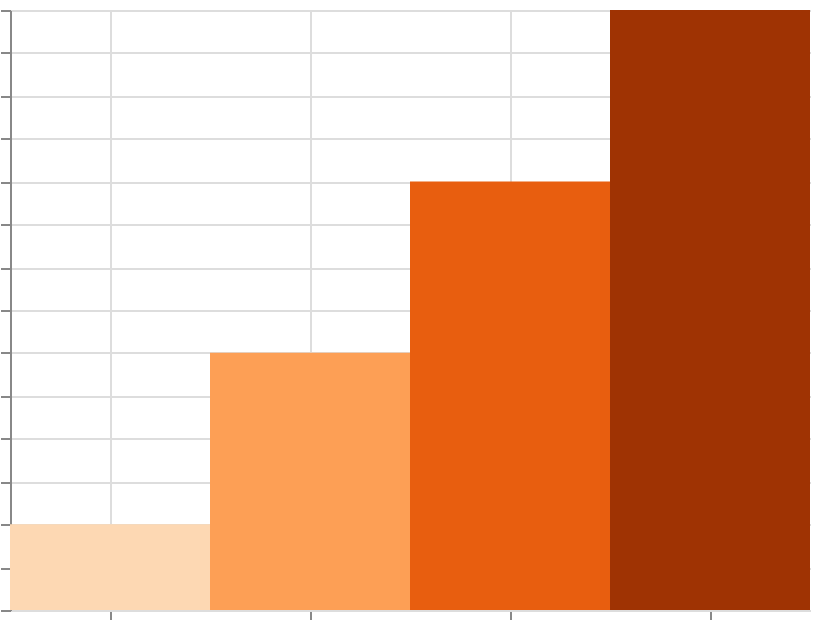

Specify this chart in Vega-Lite:
### Vega specification from a JSON file in a GitHub repository (floating-point values rounded to 4 significant figures)
{"$schema": "https://vega.github.io/schema/vega/v6.json", "width": 400, "height": 300, "padding": 5, "autosize": "none", "data": [{"name": "table", "values": [{"cat": "A", "val": 10}, {"cat": "B", "val": 30}, {"cat": "C", "val": 50}, {"cat": "D", "val": 70}]}], "scales": [{"name": "x", "type": "band", "domain": {"data": "table", "field": "cat", "sort": true}, "range": "width"}, {"name": "y", "type": "linear", "domain": {"data": "table", "field": "val"}, "range": [{"signal": "height"}, 0], "zero": true, "nice": true}, {"name": "color", "type": "linear", "domain": {"data": "table", "field": "val"}, "range": {"scheme": "oranges"}}], "marks": [{"type": "rect", "from": {"data": "table"}, "encode": {"update": {"x": {"scale": "x", "field": "cat"}, "width": {"scale": "x", "band": 1}, "y": {"scale": "y", "field": "val"}, "y2": {"scale": "y", "value": 0}, "fill": {"scale": "color", "field": "val"}}}}], "axes": [{"scale": "x", "orient": "bottom", "grid": true, "labels": false}, {"scale": "y", "orient": "left", "grid": true, "labels": false}], "legends": [{"fill": "color"}]}
